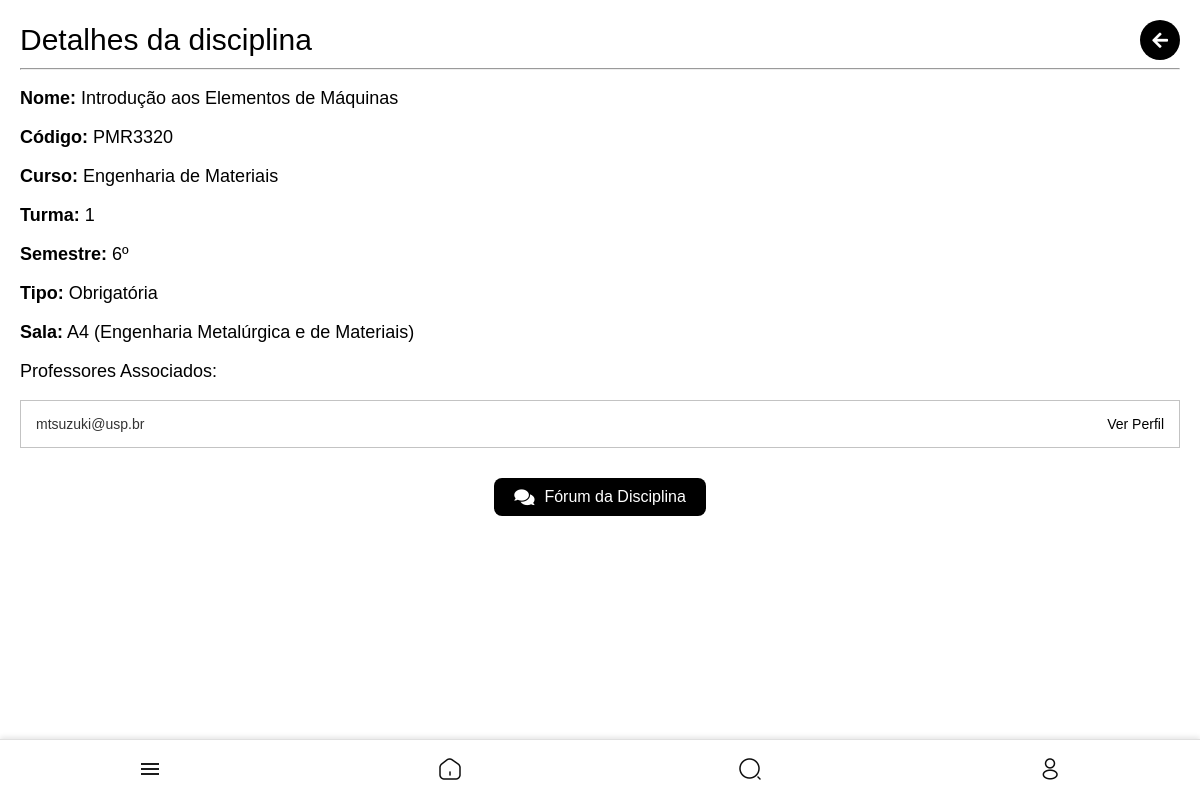
The app's page /disciplinas/3180/ (signed in) with its own data.
### core/models.py (models this page shows, shortened)
class Disciplina(models.Model):
    nome = models.CharField(max_length=255)
    codigo = models.CharField(max_length=10)
    curso = models.CharField(max_length=255)
    semestre = models.CharField(max_length=10)
    tipo = models.CharField(max_length=50)
    sala = models.ForeignKey(Sala, on_delete=models.SET_NULL, null=True, blank=True, related_name='disciplinas')
    professor_responsavel = models.ForeignKey(
        settings.AUTH_USER_MODEL,
        null=True,
        blank=True,
        on_delete=models.SET_NULL,
        limit_choices_to={'user_type': 'professor'}
    )
    turma = models.IntegerField(default=1)

class Sala(models.Model):
    nome = models.CharField(max_length=50)
    predio = models.ForeignKey(Predio, on_delete=models.CASCADE, related_name='salas')

class Predio(models.Model):
    nome = models.CharField(max_length=100, unique=True)
    latitude = models.DecimalField(max_digits=9, decimal_places=6)
    longitude = models.DecimalField(max_digits=9, decimal_places=6)

class CustomUser(AbstractUser):
    USER_TYPE_CHOICES = (
        ('aluno', 'Aluno'),
        ('representante', 'Representante de Classe'),
        ('professor', 'Professor'),
        ('entidade', 'Entidade'),
    )
    user_type = models.CharField(max_length=20, choices=USER_TYPE_CHOICES, default='aluno')
    curso = models.CharField(max_length=100, blank=True, null=True)
    semestre = models.CharField(max_length=3, blank=True, null=True)
    departamento = models.CharField(max_length=100, blank=True, null=True)
    foto = models.ImageField(upload_to='user_photos/', blank=True, null=True, default='defaultphoto.jpg')
    email = models.EmailField(unique=True, validators=[CustomEmailValidator()])
    eventos_interesse = models.ManyToManyField('Evento', blank=True, related_name='interessados')
    is_public_profile = models.BooleanField(default=True)
    class Meta:
        verbose_name = 'Usuário'
        verbose_name_plural = 'Usuários'

### core/views.py (the view)
# urls.py: path('disciplinas/<int:disciplina_id>/', views.detalhe_disciplina, name='detalhe_disciplina'),
@login_required
def detalhe_disciplina(request, disciplina_id):
    disciplina = get_object_or_404(Disciplina, id=disciplina_id)
    professores = User.objects.filter(
        user_type='professor',
        userdiscipline__disciplina=disciplina
    )
    return render(request, 'core/detalhe_disciplina.html', {'disciplina': disciplina, 'professores': professores})

### templates/core/detalhe_disciplina.html (shortened to what this page needs)
{% extends 'core/base.html' %}
{% block content %}
{% load static %}
<div class="disciplinas-add-container">
    <div class="header-container">
        <h1>Detalhes da disciplina</h1>
        <div class="actions">
            <button class="icon-btn" onclick="history.back();">
                <i class="fa fa-arrow-left"></i>
            </button>
        </div>
    </div>
    <hr>
    <div class="disciplina-info">
        <p><strong>Nome:</strong> {{ disciplina.nome }}</p>
        <p><strong>Código:</strong> {{ disciplina.codigo }}</p>
        <p><strong>Curso:</strong> {{ disciplina.curso }}</p>
        <p><strong>Turma:</strong> {{ disciplina.turma }}</p>
        <p><strong>Semestre:</strong> {{ disciplina.semestre }}</p>
        <p><strong>Tipo:</strong> {{ disciplina.tipo }}</p>
        {% if disciplina.sala %}
        <p><strong>Sala:</strong> {{ disciplina.sala.nome }} ({{ disciplina.sala.predio.nome }})</p>
        {% else %}
        <p><strong>Sala:</strong> Não atribuída</p>
        {% endif %}
    </div>
    <div class="professores-container">
        <h3>Professores Associados:</h3>
        <ul class="disciplinas-add-list">
            {% for professor in professores %}
            <li class="disciplina-detail-item">
                <span>{{ professor.username }}</span>
                <a href="{% url 'view_profile' professor.id %}" class="btn btn-secondary">
                    Ver Perfil
                </a>
            </li>
            {% empty %}
            <li class="empty-result" style="font-size: min(15px,4vw); color: #8c8c8c;">
                Nenhum professor associado.
            </li>
            {% endfor %}
        </ul>
    </div>
    <div class="import-disciplinas-container">
        <a href="{% url 'lista_topicos' disciplina.id %}" class="import-btn">
            <i class="fa fa-comments"></i>
            <span>Fórum da Disciplina</span>
        </a>
    </div>
</div>
{% endblock %}

### media/style.css (style rules this page uses)
@media (min-width: 769px) { body { font-family: Arial, sans-serif; background-color: rgb(234, 234, 234); display: flex; flex-direction: column; align-items: center; justify-content: flex-start; min-height: 100vh; margin: 0; padding-bottom: 5vw; } }
@media (min-width: 769px) { a { text-decoration: none; color: #000000; } }
@media (min-width: 769px) { .header-container { display: flex; flex-direction: row; justify-content: space-between; align-items: center; } }
@media (min-width: 769px) { .actions { display: flex; flex-direction: row; gap: min(10px, 2vw); justify-content: center; align-items: center; } }
@media (min-width: 769px) { .actions .icon-btn { display: flex; flex-direction: row; justify-content: center; background-color: #000; color: #fff; border: none; border-radius: 50%; width: min(40px, 8vw); height: min(40px, 8vw); font-size: min(18px, 4vw); cursor: pointer; text-decoration: none; } }
@media (min-width: 769px) { .disciplinas-add-container { padding: min(6vw, 20px); font-family: Arial, sans-serif; padding-bottom: min(20vw,80px); width: 100vw; box-sizing: border-box; } }
@media (min-width: 769px) { .disciplinas-add-container h3 { font-weight: normal; font-size: min(18px,5vw); } }
@media (min-width: 769px) { .disciplinas-add-container h1 { font-size: min(30px,6vw); margin-bottom: 0; margin-top: 0; font-weight:normal; text-align: left; } }
@media (min-width: 769px) { .disciplinas-add-list { list-style: none; padding: 0; margin: 0; display: flex; flex-direction: column; } }
@media (min-width: 769px) { .disciplinas-add-list { display: flex; justify-content: center; align-items: center; margin-bottom: min(10px); } }
@media (min-width: 769px) { .import-disciplinas-container { text-align: center; margin-top: min(20px, 6vw); } }
@media (min-width: 769px) { .import-btn { display: inline-flex; align-items: center; justify-content: center; font-size: min(16px, 4vw); color: white; background-color: #000000; padding: min(10px, 3vw) min(20px, 6vw); border-radius: min(8px, 2vw); border: none; cursor: pointer; text-decoration: none; } }
@media (min-width: 769px) { .import-btn i { margin-right: min(10px, 2vw); font-size: min(18px, 4vw); } }
@media (min-width: 769px) { .disciplina-info p { font-size: min(18px,4vw); } }
@media (min-width: 769px) { .disciplina-detail-item { display: flex; align-items: center; justify-content: space-between; background-color: #fff; border: 1px solid #c3c3c3; margin-bottom: min(10px,6vw); padding: min(15px,6vw); text-align: left; width: 100%; box-sizing: border-box; } }
@media (min-width: 769px) { .disciplina-detail-item span { font-size: min(14px,4vw); color: #333; } }
@media (min-width: 769px) { .disciplina-detail-item a { font-size: min(14px,4vw); color: #000000; } }
@media (min-width: 769px) { .icon-btn { background: none; border: none; font-size: min(18px, 4vw); color: #000000; cursor: pointer; text-decoration: none; display: flex; align-items: center; justify-content: center; } }
@media (min-width: 769px) { .topico-info p,a { font-size: min(12px); color: grey; } }

### templates/core/detalhe_disciplina.html (style rules this page uses)
body { background-color: white; margin: 0; padding: 0; box-sizing: border-box; overflow-x: hidden; }
html, body { width: 100%; }

### records on screen
Disciplina: nome "Introdução aos Elementos de Máquinas", codigo "PMR3320", curso "Engenharia de Materiais", turma "1", semestre "6º", tipo "Obrigatória", sala.nome "A4", sala.predio.nome "Engenharia Metalúrgica e de Materiais"
CustomUser: username "mtsuzuki@usp.br"
